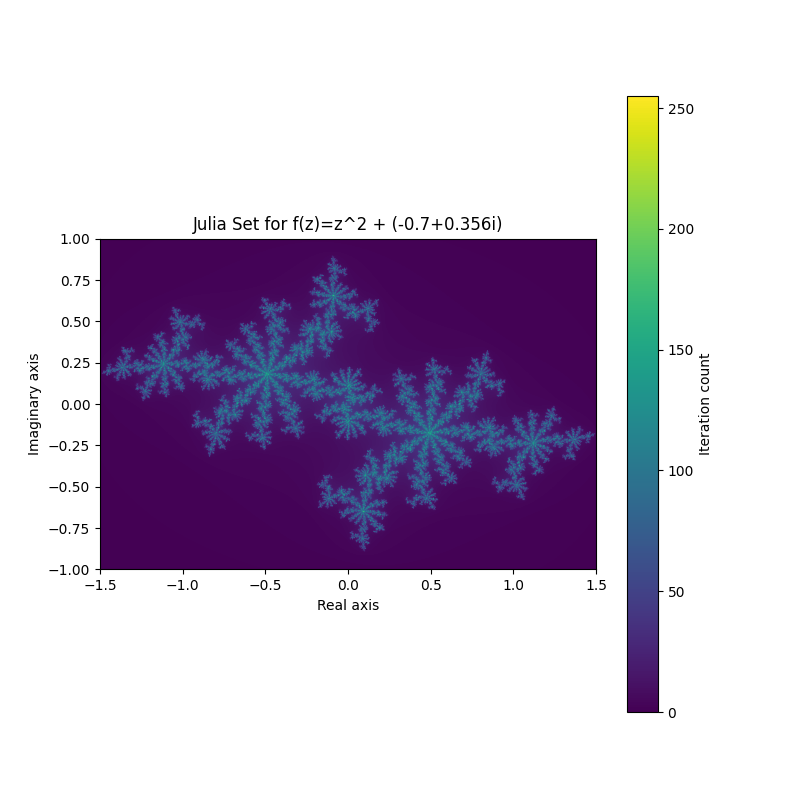

This chart was generated by the following Python code:
import numpy as np
import matplotlib.pyplot as plt
from skimage.measure import find_contours

def julia_set(xmin, xmax, ymin, ymax, width, height, c, max_iter):
    # Create grid of complex numbers
    x = np.linspace(xmin, xmax, width)
    y = np.linspace(ymin, ymax, height)
    X, Y = np.meshgrid(x, y)
    Z = X + 1j * Y
    
    # Initialize arrays to store iteration counts and a mask for non-diverged points
    iteration_counts = np.zeros(Z.shape, dtype=int)
    mask = np.full(Z.shape, True, dtype=bool)
    
    # Iterate the function: z -> z^2 + c
    for i in range(max_iter):
        Z[mask] = Z[mask]**2 + c
        still_bounded = np.abs(Z) <= 2
        # Record the iteration at which divergence occurred
        iteration_counts[mask & ~still_bounded] = i
        mask &= still_bounded
    
    return X, Y, iteration_counts, mask

def graham_scan(data):
    def polar_angle(p1, p2):
        return np.arctan2(p2[1] - p1[1], p2[0] - p1[0])
    # Find the point with the smallest y-coordinate
    y_min_ind = np.argmin(data[:, 1])
    y_min = data[y_min_ind]
    # Create a dictionary mapping each point to its polar angle with respect to y_min
    polar_dict = {}
    for point in data:
        polar_dict.update({tuple(point): polar_angle(y_min, point)})
    # Sort points by polar angle
    polar_dict = dict(sorted(polar_dict.items(), key=lambda item: item[1]))
    polar_points = [key for key in polar_dict]
    hull = []
    # Build the convex hull using a stack (Graham scan)
    for point in polar_points:
        while len(hull) > 1 and np.cross(
            np.array(hull[-1]) - np.array(hull[-2]),
            np.array(point) - np.array(hull[-1])
        ) <= 0:
            hull.pop()
        hull.append(point)
    
    return np.array(hull)
def hull_area(hull_closed):
    # Remove the duplicate last point if present.
    if np.allclose(hull_closed[0], hull_closed[-1]):
        hull = hull_closed[:-1]
    else:
        hull = hull_closed
    # Get x and y coordinates
    x = hull[:, 0]
    y = hull[:, 1]
    # Apply the shoelace formula
    area = 0.5 * np.abs(np.dot(x, np.roll(y, -1)) - np.dot(y, np.roll(x, -1)))
    return area
'''def contour_area(contour):
    """
    Compute the area of a polygon given by an ordered list of vertices using the shoelace formula.
    The contour should be a closed polygon (first vertex repeated at the end is optional).
    """
    # If the first point is not repeated, we can use np.roll to handle wrap-around.
    x = contour[:, 0]
    y = contour[:, 1]
    area = 0.5 * np.abs(np.dot(x, np.roll(y, -1)) - np.dot(y, np.roll(x, -1)))
    return area'''


# Parameters for the Julia set
width, height = 800, 800
xmin, xmax = -1.5, 1.5
ymin, ymax = -1, 1
c = complex(-0.7, 0.356)
max_iter = 256

# Generate the Julia set and retrieve the grid and mask
X, Y, julia, mask = julia_set(xmin, xmax, ymin, ymax, width, height, c, max_iter)
# Display the result using matplotlib
plt.figure(figsize=(8, 8))
plt.imshow(julia, extent=(xmin, xmax, ymin, ymax), cmap='viridis', origin='lower')
plt.colorbar(label='Iteration count')
plt.title('Julia Set for f(z)=z^2 + (-0.7+0.356i)')
plt.xlabel('Real axis')
plt.ylabel('Imaginary axis')
plt.show()
plt.savefig('julia_set.png')

# Extract points that did not diverge (inside the Julia set)
points_inside = np.column_stack((X[mask], Y[mask]))

# Compute the convex (complex) hull of these points using the provided function
hull = graham_scan(points_inside)

# Plot the Julia set and overlay the convex hull
plt.figure(figsize=(8, 8))
plt.imshow(julia, extent=(xmin, xmax, ymin, ymax), cmap='viridis', origin='lower')
plt.scatter(points_inside[:, 0], points_inside[:, 1], s=1, color='blue', alpha=1, label='Julia set points')

# Close the hull polygon by appending the first vertex at the end
hull_closed = np.vstack([hull, hull[0]])
plt.plot(hull_closed[:, 0], hull_closed[:, 1], color='cyan', linewidth=2, label='Convex Hull')

plt.colorbar(label='Iteration Count')
plt.title('Julia Set with Convex Hull Overlay')
plt.xlabel('Real Axis')
plt.ylabel('Imaginary Axis')
plt.legend()
plt.show()
plt.savefig('julia_set_convex_hull.png')

area_hull = hull_area(hull_closed)
print("Area enclosed by the hull:", area_hull)

contours = find_contours(mask.astype(float), 0.5)
if contours:
    # Define the shoelace formula as a function.
    def polygon_area(x, y):
        return 0.5 * np.abs(np.dot(x, np.roll(y, 1)) - np.dot(y, np.roll(x, 1)))
    
    max_area = 0
    main_contour = None
    
    # Iterate over each contour to compute its enclosed area.
    for contour in contours:
        # Convert contour coordinates from image (row, col) to (x, y)
        contour_x = xmin + (xmax - xmin) * contour[:, 1] / (width - 1)
        contour_y = ymin + (ymax - ymin) * contour[:, 0] / (height - 1)
        area = polygon_area(contour_x, contour_y)
        if area > max_area:
            max_area = area
            main_contour = contour
    
    if main_contour is not None:
        # Convert the selected main contour's coordinates for further use.
        contour_x = xmin + (xmax - xmin) * main_contour[:, 1] / (width - 1)
        contour_y = ymin + (ymax - ymin) * main_contour[:, 0] / (height - 1)
        print("Contour Enclosed Area:", max_area)
    else:
        print("No valid contour found.")
else:
    print("No contour found.")

def box_count(contour, eps, domain_origin):
    """
    For each box size in eps (an array), count how many boxes (on a grid starting at domain_origin)
    contain at least one point from the contour.
    """
    counts = []
    for eps_val in eps:
        # For each point in the contour, determine which box it falls in.
        indices = np.floor((contour - domain_origin) / eps_val).astype(int)
        unique_indices = np.unique(indices, axis=0)
        counts.append(len(unique_indices))
    return np.array(counts)

# --------------------------- BOX-COUNTING FOR FRACTAL DIMENSION ---------------------------
# We'll apply box counting to the main contour points.
# Define a set of box sizes (epsilon) spanning several decades.
domain_size = xmax - xmin  # domain length in x (assumed similar for y)
# We'll choose epsilons from the full domain size down to about 1/100 of the domain.
epsilons = np.logspace(np.log10(domain_size), np.log10(domain_size/100), num=20)

# The domain origin for the boxes is (xmin, ymin)
domain_origin = np.array([xmin, ymin])
counts = box_count(main_contour, epsilons, domain_origin)

# In box counting, the fractal dimension D is estimated via:
#    D = lim_(eps->0) [ log N(eps) / log(1/eps) ]
# We fit a line to log(1/eps) vs log(N(eps)).
log_inv_eps = np.log(1/epsilons)
log_counts = np.log(counts)
coeffs = np.polyfit(log_inv_eps, log_counts, 1)
fractal_dimension = coeffs[0]
print("Estimated fractal (box-counting) dimension:", fractal_dimension)

# --------------------------- PLOTTING ---------------------------
# Plot the log-log relationship with the linear fit.
plt.figure(figsize=(8,6))
plt.scatter(log_inv_eps, log_counts, label="Data")
plt.plot(log_inv_eps, np.polyval(coeffs, log_inv_eps), 'r-', 
         label="Fit: slope = {:.3f}".format(fractal_dimension))
plt.xlabel("log(1/epsilon)")
plt.ylabel("log(N(epsilon))")
plt.title("Box-counting Method for Fractal Dimension")
plt.legend()
plt.show()
